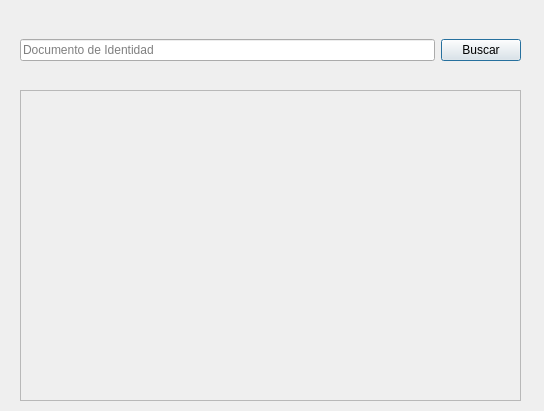
<?xml version="1.0" encoding="UTF-8"?>
<ui version="4.0">
 <class>affiliateVaccinationSchedule</class>
 <widget class="QDialog" name="affiliateVaccinationSchedule">
  <property name="geometry">
   <rect>
    <x>0</x>
    <y>0</y>
    <width>544</width>
    <height>411</height>
   </rect>
  </property>
  <property name="windowTitle">
   <string>Programación</string>
  </property>
  <property name="locale">
   <locale language="Spanish" country="Colombia"/>
  </property>
  <widget class="QWidget" name="horizontalLayoutWidget">
   <property name="geometry">
    <rect>
     <x>20</x>
     <y>20</y>
     <width>501</width>
     <height>61</height>
    </rect>
   </property>
   <layout class="QHBoxLayout" name="findLayout">
    <item>
     <widget class="QLineEdit" name="inputBox">
      <property name="inputMethodHints">
       <set>Qt::ImhNone</set>
      </property>
      <property name="placeholderText">
       <string>Documento de Identidad</string>
      </property>
     </widget>
    </item>
    <item>
     <widget class="QPushButton" name="findButton">
      <property name="text">
       <string>Buscar</string>
      </property>
     </widget>
    </item>
   </layout>
  </widget>
  <widget class="QScrollArea" name="scrollArea">
   <property name="geometry">
    <rect>
     <x>20</x>
     <y>90</y>
     <width>501</width>
     <height>311</height>
    </rect>
   </property>
   <property name="widgetResizable">
    <bool>true</bool>
   </property>
   <widget class="QWidget" name="scrollAreaWidgetContents">
    <property name="geometry">
     <rect>
      <x>0</x>
      <y>0</y>
      <width>499</width>
      <height>309</height>
     </rect>
    </property>
    <widget class="QLabel" name="label">
     <property name="geometry">
      <rect>
       <x>0</x>
       <y>0</y>
       <width>501</width>
       <height>311</height>
      </rect>
     </property>
     <property name="text">
      <string/>
     </property>
    </widget>
   </widget>
  </widget>
 </widget>
 <resources/>
 <connections/>
</ui>
